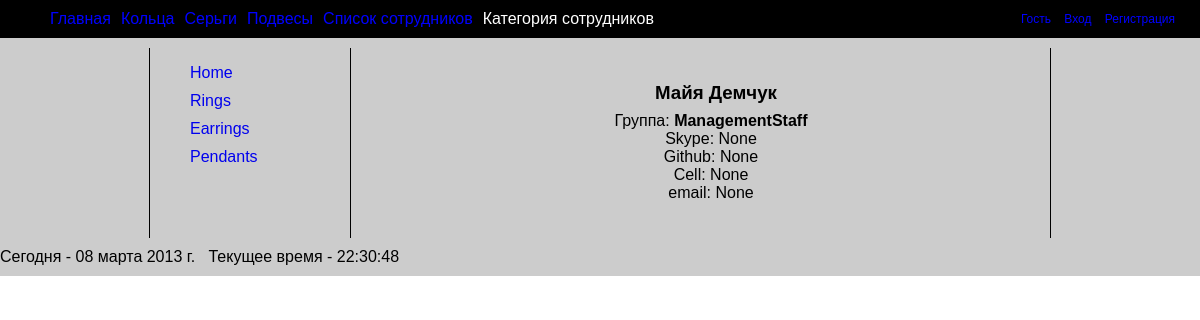
/employees_group_view/3/, run on an earlier commit of the app's database.
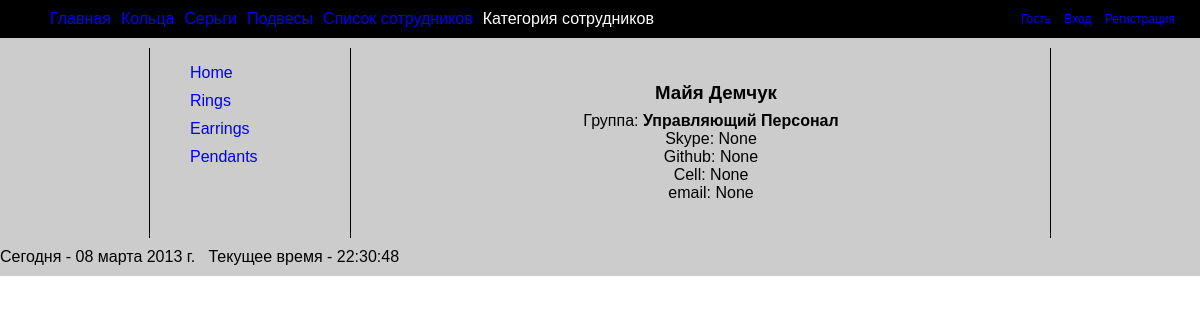
And on a later commit of the database.
### myjeweler/apps/employees/models.py (models this page shows, shortened)
class Employee(models.Model):
	group = models.ForeignKey(Group)
	first_name = models.CharField(max_length = 30)
	last_name = models.CharField(max_length = 30)
	skype = models.CharField(max_length = 255, blank = True, null = True)
	email = models.EmailField(max_length = 255, blank = True, null = True)
	github = models.URLField(max_length = 255, blank = True, null = True)
	cell = models.CharField(max_length = 15, blank = True, null = True)
	def __unicode__(self):
		return " %s %s" % (self.first_name, self.last_name)

class Group(models.Model):
	name = models.CharField(max_length = 30)

### myjeweler/apps/employees/views.py (the view)
# urls.py: url(r'^(?P<id>\d+)/$', 'employee_one', name = 'employee_one'),
def employee_one(request, id):
	employee = get_object_or_404(Employee, id=id)
	return render(request, "employee_one.html",
				{'employee': employee})

### myjeweler/templates/employee_one.html
{% extends "employees.html" %}
{% block employee_class %} class="active" {% endblock %}
{% block content %}
			<ul>
				<li> <h3>{{ employee }}</h3> </li>
				<li>Группа: <strong>{{ employee.group.name }}</strong></li>
				<li>Skype: {{ employee.skype }}</li>
				<li>Github: {{ employee.github }}</li>
				<li>Cell: {{ employee.cell }}</li>
				<li>email: {{ employee.email }}</li>
			</ul>
{% endblock content %}

What changed in the data, as far as the page shows it:
changed through a linked row, Employee "Майя Демчук": group.name "ManagementStaff" → "Управляющий Персонал"
